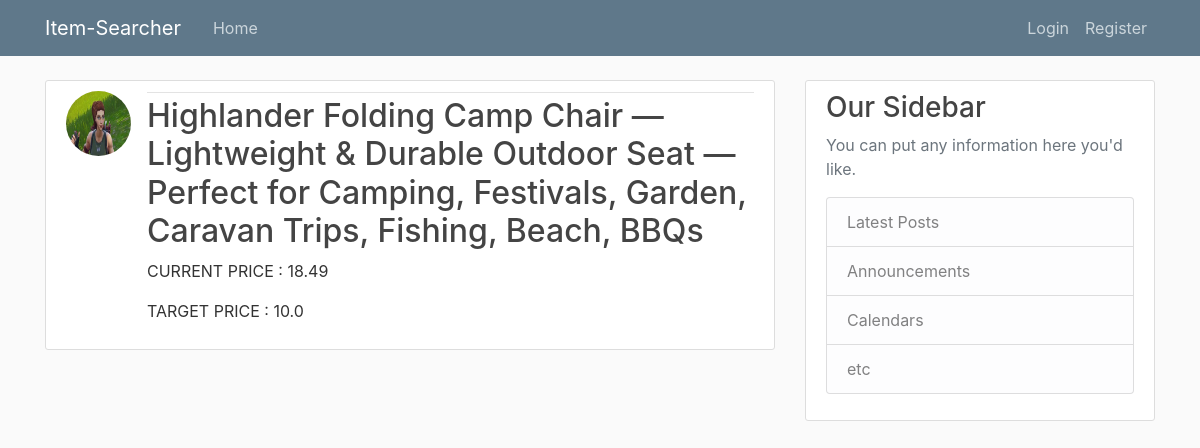
The page /item/19/ on the database its author committed.
### item_searcher/models.py (models this page shows, shortened)
class TrackingDetails(models.Model):
    target_price = models.FloatField()
    item = models.ForeignKey(Item, on_delete=models.CASCADE)
    user = models.ForeignKey(User, on_delete=models.CASCADE)

class Item(models.Model):
    name = models.CharField(max_length=100)
    current_price = models.FloatField()
    url = models.CharField(max_length=100, default='')

### users/models.py (models this page shows, shortened)
class Profile(models.Model):
    user = models.OneToOneField(User,on_delete=models.CASCADE) #One to one relationship with user model
    image = models.ImageField(default='default.jpg', upload_to='profile_pics')

### item_searcher/views.py (the view)
# urls.py: path('item/<int:pk>/', ItemDetailView.as_view(), name='item_searcher_detail'), #By specifying the pk variable in the url, it allows us to grab that value and use it in our view function
class ItemDetailView(DetailView):  # View for more detail on item when you click on it
    model = TrackingDetails
    template_name = 'item_searcher/item_detail.html'

### item_searcher/templates/item_searcher/item_detail.html (shortened to what this page needs)
{% extends 'item_searcher/base.html' %}
{% block content %}
    <article class="media content-section">
        <img class="rounded-circle article-img" src="{{ object.user.profile.image.url }}">
        <div class="media-body">
            <div class="article-metadata">
            </div>
            <h2 class="article-title">{{ object.item.name }}</h2>
            <p>CURRENT PRICE : {{ object.item.current_price }}</p>
            <p>TARGET PRICE : {{ object.target_price }}</p>
        </div>
    </article>
{% endblock content %}

### item_searcher/static/item_searcher/main.css (style rules this page uses)
body { background: #fafafa; color: #333333; margin-top: 5rem; }
h1, h2, h3, h4, h5, h6 { color: #444444; }
.content-section { background: #ffffff; padding: 10px 20px; border: 1px solid #dddddd; border-radius: 3px; margin-bottom: 20px; }
.article-title { color: #444444; }
.article-img { height: 65px; width: 65px; margin-right: 16px; }
.article-metadata { padding-bottom: 1px; margin-bottom: 4px; border-bottom: 1px solid #e3e3e3 }

### rows shown on the page
TrackingDetails: user.profile.image (placeholder picture), item.name "Highlander Folding Camp Chair ― Lightweight & Durable Outdoor Seat ― Perfect for Camping, Festivals, Garden, Caravan Trips, Fishing, Beach, BBQs", item.current_price "18.49", target_price "10.0"
